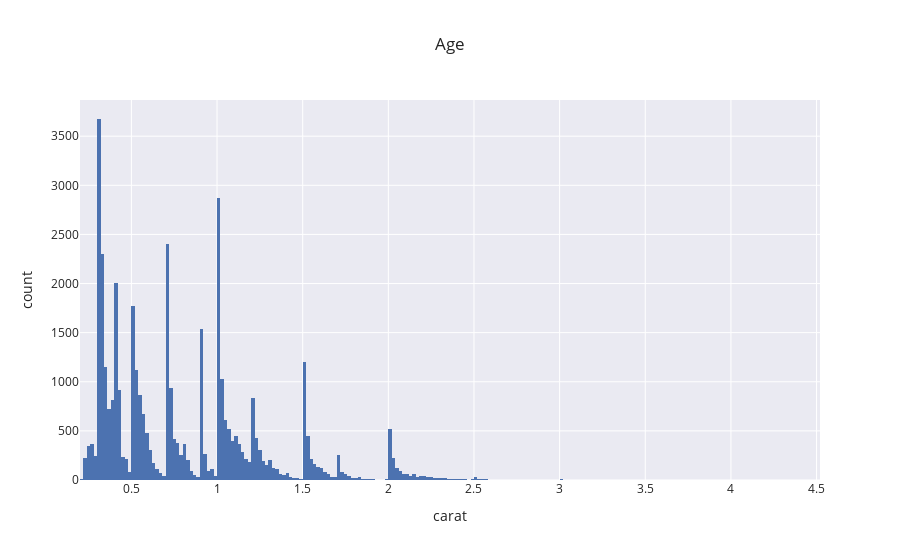

The cell this chart's notebook holds for it:
### Code cell
fig=px.histogram(X, x='carat',nbins=400,template='seaborn',title='Age',barmode='group')
fig.show()

### Figure 1 — Plotly figure (JSON) as saved in the notebook; plotly's stock layout.template omitted (floating-point values rounded to 4 significant figures; data arrays with more than 128 entries replaced by an {"elided": "..."} marker saying what was removed)
{"data": [{"alignmentgroup": "True", "bingroup": "x", "hovertemplate": "carat=%{x}<br>count=%{y}<extra></extra>", "legendgroup": "", "marker": {"color": "rgb(76,114,176)"}, "name": "", "nbinsx": 400, "offsetgroup": "", "orientation": "v", "showlegend": false, "type": "histogram", "x": {"elided": "40297 float values"}, "xaxis": "x", "yaxis": "y"}], "layout": {"autosize": true, "barmode": "group", "legend": {"tracegroupgap": 0}, "title": {"text": "Age"}, "xaxis": {"anchor": "y", "autorange": true, "domain": [0, 1], "range": [0.2, 4.52], "title": {"text": "carat"}, "type": "linear"}, "yaxis": {"anchor": "x", "autorange": true, "domain": [0, 1], "range": [0, 3868.0], "title": {"text": "count"}}}}
